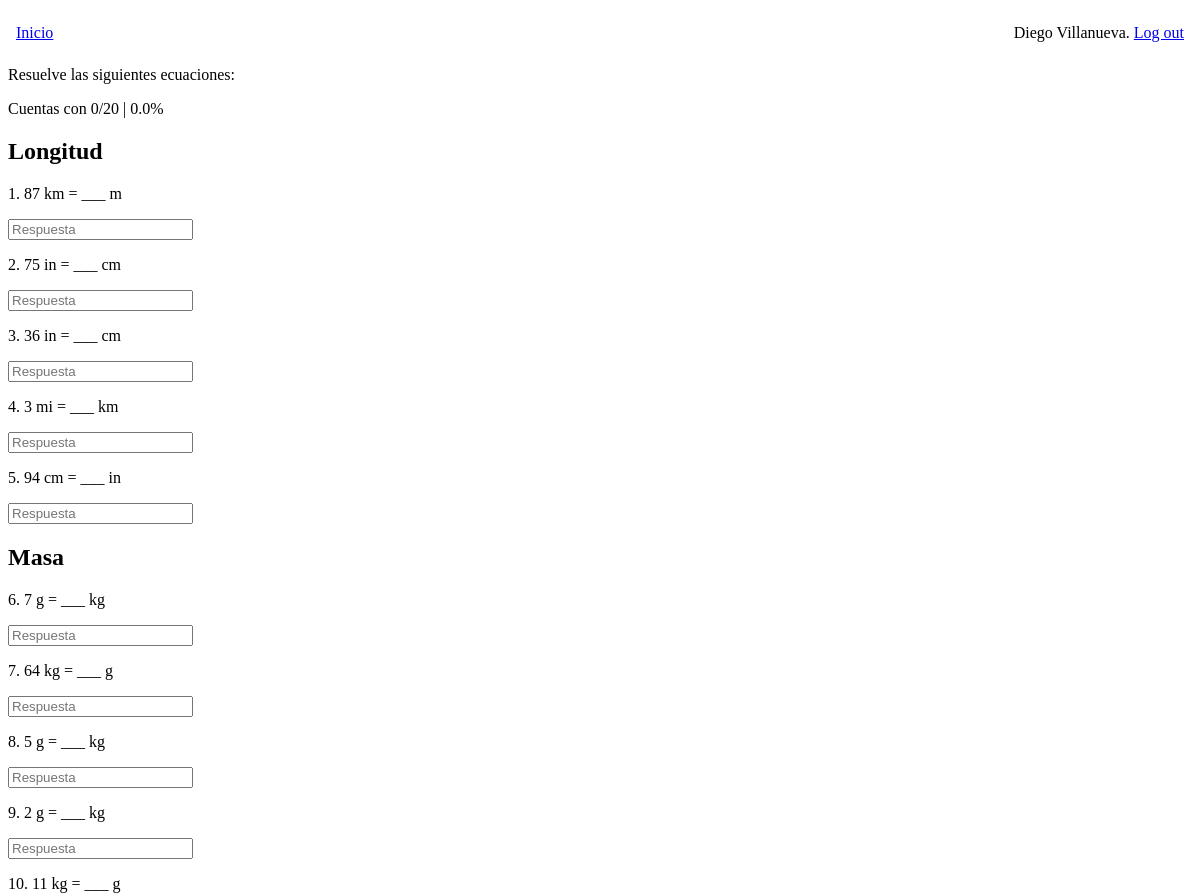
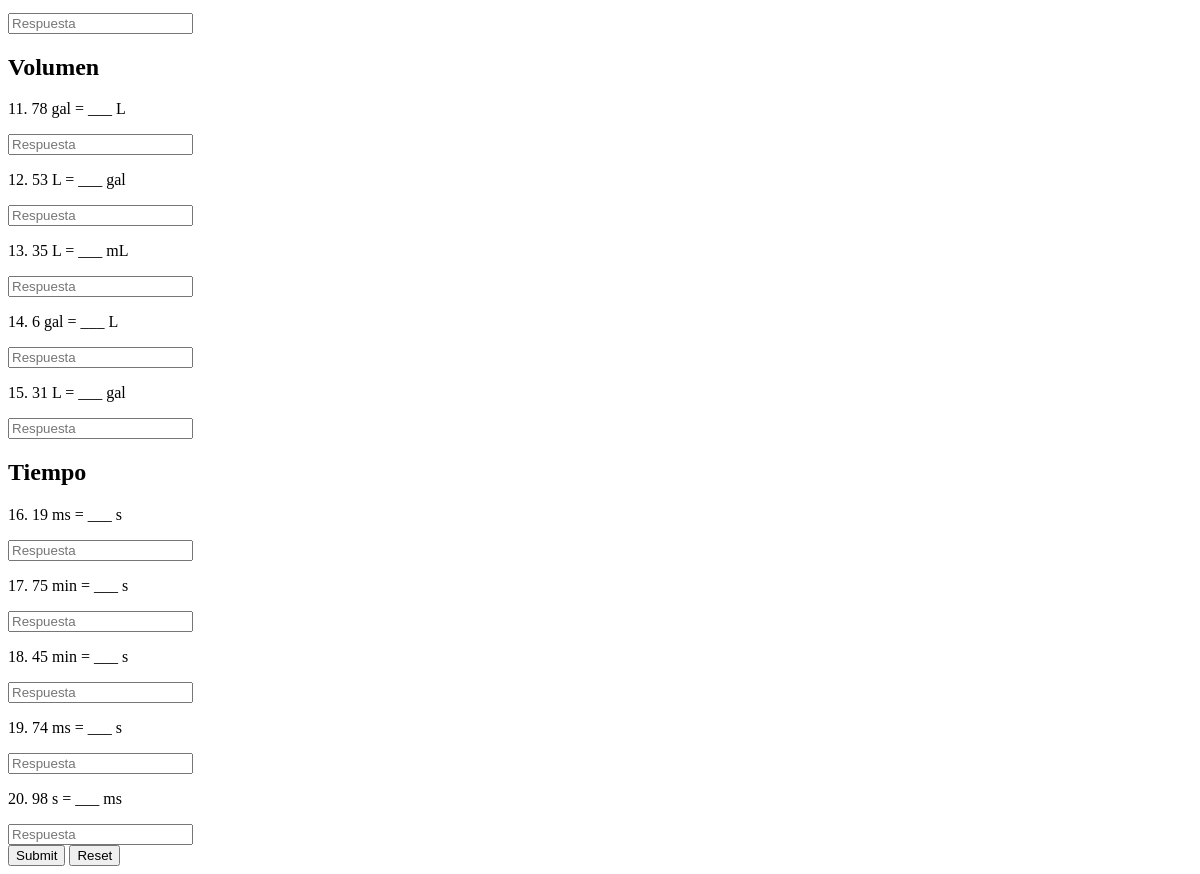
/physics/metric_systems/practice (signed in), run on the app's committed database (2 pictures, top to bottom).
### app.py (models this page shows)
class User(db.Model, UserMixin):
    id = db.Column(db.Integer, primary_key=True)
    idValue = db.Column(db.String(150), unique=True)
    firstName = db.Column(db.String(150))
    lastName = db.Column(db.String(150))
    password = db.Column(db.String(150))
    notes = db.relationship('Note')
    questions = db.relationship('Question')

class Question(db.Model):
    id = db.Column(db.Integer, primary_key=True)
    question = db.Column(db.String(1000))
    answer = db.Column(db.String(1000))
    correct = db.Column(db.Boolean)
    topic = db.Column(db.String(100))
    value = db.Column(db.String(100))
    user_id = db.Column(db.Integer, db.ForeignKey('user.id'))

### app.py (the view, shortened to what this page needs)
@app.route('/physics/metric_systems/practice', methods=['GET', 'POST'])
def metric_systems_practice():
    topic = "metric_systems"
    if request.method == 'POST':
        result = list(request.form.values())
        roundness = 0.1
        validateAnswer(topic, result, roundness)
    finished = False
    corrects = 0
    questions = []
    ex = Question.query.filter_by(user_id=current_user.id, topic=topic).all()
    if ex:
        for i in range(len(ex)):
            if ex[i].correct == False:
                questions.append(Questions(ex[i].question, ex[i].answer, ex[i].value)) #ex[i].value
            else:
                corrects += 1
        if corrects == len(ex):
            finished = True
    return render_template("metric_systems.html", user=current_user, node="practice", questions=questions, len=len(questions), finished=finished, score=corrects)

### app.py (called while the page is built)
@login_manager.user_loader
def load_user(id):
    return User.query.get(int(id))

### templates/metric_systems.html (shortened to what this page needs)
{% extends "layout.html" %}
{% block body %}
    {% if node=="theory" %}
    {% elif node=="practice" and finished==False%}
    Resuelve las siguientes ecuaciones:
    <p>Cuentas con {{score}}/20 | {{score/20*100}}%</p>
    <form action="/physics/metric_systems/practice" method="post">
        {% for i in range(len) %}
            {% if i==0 %}
                <h2>Longitud</h2>
            {% elif i==5 %}
                <h2>Masa</h2>
            {% elif i==10 %}
                <h2>Volumen</h2>
            {% elif i==15 %}
                <h2>Tiempo</h2>
            {% endif %}
            <div class="question">
                <p>{{i+1}}. {{questions[i].question}} = ___ {{questions[i].value}}</p>
                <input type="text" name="answer{{i}}" id="answer{{i}}" placeholder="Respuesta">
            </div>
        {% endfor %}
        <div class="button-container">
            <input type="submit" value="Submit"/>
            <input type="reset">
          </div>
    </form>
    {% elif node=="practice" and finished==True%}
    <h2>Resultados</h2>
    <p>Cuentas con {{score}}/20 | {{score/20*100}}%</p>
    {% endif %}
{% endblock %}

### templates/layout.html (shortened to what this page needs)
<!DOCTYPE html>
<html lang="en">
<head>
    <link rel="stylesheet" href="{{ url_for('static', filename='global.css') }}">
</head>
<body>
    {% if current_user.is_authenticated %}
    <nav>
        <ul>
            <li><a href="{{url_for('index')}}">Inicio</a></li>
            <li id="logout">{{ user.firstName }} {{ user.lastName }}. <a id="logout" href="/logout">Log out</a></li>
        </ul>
    </nav>
    {% endif %}
    {% block body %}{% endblock %}
</body>
</html>

### static/global.css (style rules this page uses)
ul { list-style: none; padding: 8px; gap: 15px; display: flex; justify-content: space-between; }

### data on the page
User: firstName "Diego", lastName "Villanueva"
Question: question "87 km"
Question: question "75 in", value "cm"
Question: question "36 in", value "cm"
Question: question "3 mi", value "km"
Question: question "94 cm", value "in"
Question: question "7 g", value "kg"
Question: question "64 kg"
Question: question "5 g", value "kg"
Question: question "2 g", value "kg"
Question: question "11 kg"
Question: question "78 gal"
Question: question "53 L", value "gal"
Question: question "35 L", value "mL"
Question: question "6 gal"
Question: question "31 L", value "gal"
Question: question "19 ms"
Question: question "75 min"
Question: question "45 min"
Question: question "74 ms"
Question: question "98 s", value "ms"

### other printed values
{{ score }} "0"
{{ score/20*100 }} "0.0"
{{ i+1 }} "1" "2" "3" "4" "5" "6" "7" "8" "9" "10" "11" "12" "13" "14" "15" "16" "17" "18" "19" "20"
{{ questions[i].value }} "m" "g" "g" "L" "L" "s" "s" "s" "s"
